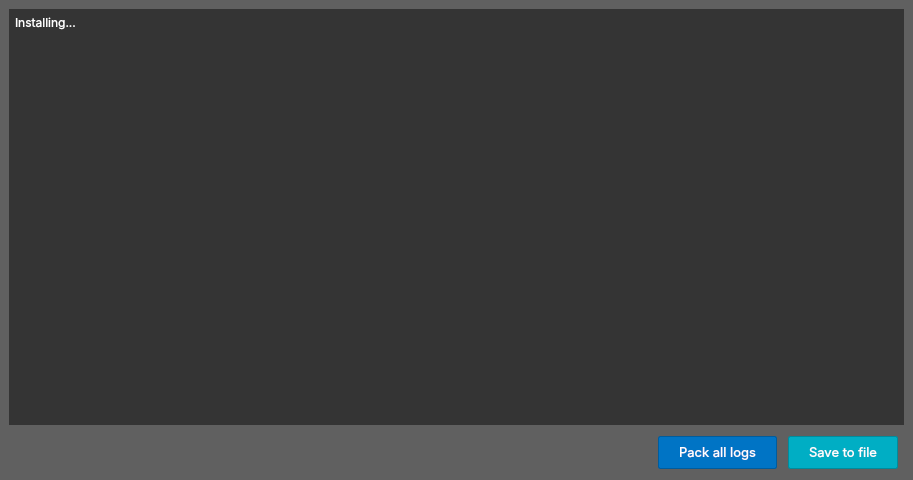
<?xml version="1.0" encoding="UTF-8"?>
<ui version="4.0">
 <class>MainWindow</class>
 <widget class="QMainWindow" name="MainWindow">
  <property name="geometry">
   <rect>
    <x>0</x>
    <y>0</y>
    <width>913</width>
    <height>480</height>
   </rect>
  </property>
  <property name="sizePolicy">
   <sizepolicy hsizetype="Expanding" vsizetype="Expanding">
    <horstretch>0</horstretch>
    <verstretch>0</verstretch>
   </sizepolicy>
  </property>
  <property name="font">
   <font>
    <family>SF Pro Display</family>
   </font>
  </property>
  <property name="windowTitle">
   <string>Report</string>
  </property>
  <property name="styleSheet">
   <string notr="true">background: #606060;</string>
  </property>
  <property name="unifiedTitleAndToolBarOnMac">
   <bool>false</bool>
  </property>
  <widget class="QWidget" name="main">
   <property name="sizePolicy">
    <sizepolicy hsizetype="Expanding" vsizetype="Expanding">
     <horstretch>0</horstretch>
     <verstretch>0</verstretch>
    </sizepolicy>
   </property>
   <property name="minimumSize">
    <size>
     <width>620</width>
     <height>420</height>
    </size>
   </property>
   <property name="font">
    <font>
     <family>SF Pro Display</family>
    </font>
   </property>
   <property name="styleSheet">
    <string notr="true"/>
   </property>
   <layout class="QHBoxLayout" name="horizontalLayout">
    <property name="spacing">
     <number>0</number>
    </property>
    <property name="leftMargin">
     <number>0</number>
    </property>
    <property name="topMargin">
     <number>0</number>
    </property>
    <property name="rightMargin">
     <number>0</number>
    </property>
    <property name="bottomMargin">
     <number>0</number>
    </property>
    <item>
     <widget class="QWidget" name="contents" native="true">
      <property name="font">
       <font>
        <family>SF Pro Display</family>
       </font>
      </property>
      <property name="styleSheet">
       <string notr="true"/>
      </property>
      <layout class="QVBoxLayout" name="verticalLayout">
       <property name="spacing">
        <number>0</number>
       </property>
       <property name="leftMargin">
        <number>0</number>
       </property>
       <property name="topMargin">
        <number>0</number>
       </property>
       <property name="rightMargin">
        <number>0</number>
       </property>
       <property name="bottomMargin">
        <number>0</number>
       </property>
       <item>
        <widget class="QWidget" name="container_styled" native="true">
         <property name="font">
          <font>
           <family>SF Pro Display</family>
           <pointsize>10</pointsize>
          </font>
         </property>
         <property name="styleSheet">
          <string notr="true"/>
         </property>
         <layout class="QGridLayout" name="gridLayout">
          <property name="bottomMargin">
           <number>0</number>
          </property>
          <item row="0" column="0">
           <widget class="QTextEdit" name="progress_log">
            <property name="minimumSize">
             <size>
              <width>0</width>
              <height>0</height>
             </size>
            </property>
            <property name="font">
             <font>
              <family>SF Pro Display</family>
              <pointsize>9</pointsize>
             </font>
            </property>
            <property name="autoFillBackground">
             <bool>true</bool>
            </property>
            <property name="styleSheet">
             <string notr="true">QTextEdit {
  margin: 0;
  padding: 1px;
  color: white;
  background: #343434;
  border: 1 solid #343434;
}</string>
            </property>
            <property name="inputMethodHints">
             <set>Qt::ImhMultiLine</set>
            </property>
            <property name="frameShape">
             <enum>QFrame::StyledPanel</enum>
            </property>
            <property name="frameShadow">
             <enum>QFrame::Plain</enum>
            </property>
            <property name="verticalScrollBarPolicy">
             <enum>Qt::ScrollBarAsNeeded</enum>
            </property>
            <property name="horizontalScrollBarPolicy">
             <enum>Qt::ScrollBarAsNeeded</enum>
            </property>
            <property name="sizeAdjustPolicy">
             <enum>QAbstractScrollArea::AdjustIgnored</enum>
            </property>
            <property name="lineWrapMode">
             <enum>QTextEdit::NoWrap</enum>
            </property>
            <property name="html">
             <string notr="true">&lt;!DOCTYPE HTML PUBLIC &quot;-//W3C//DTD HTML 4.0//EN&quot; &quot;http://www.w3.org/TR/REC-html40/strict.dtd&quot;&gt;
&lt;html&gt;&lt;head&gt;&lt;meta name=&quot;qrichtext&quot; content=&quot;1&quot; /&gt;&lt;style type=&quot;text/css&quot;&gt;
p, li { white-space: pre-wrap; }
&lt;/style&gt;&lt;/head&gt;&lt;body style=&quot; font-family:'SF Pro Display'; font-size:9pt; font-weight:400; font-style:normal;&quot;&gt;
&lt;p style=&quot; margin-top:0px; margin-bottom:0px; margin-left:0px; margin-right:0px; -qt-block-indent:0; text-indent:0px;&quot;&gt;Installing...&lt;/p&gt;&lt;/body&gt;&lt;/html&gt;</string>
            </property>
           </widget>
          </item>
         </layout>
        </widget>
       </item>
       <item>
        <widget class="QWidget" name="widget" native="true">
         <property name="sizePolicy">
          <sizepolicy hsizetype="Preferred" vsizetype="Fixed">
           <horstretch>0</horstretch>
           <verstretch>0</verstretch>
          </sizepolicy>
         </property>
         <property name="font">
          <font>
           <family>SF Pro Display</family>
          </font>
         </property>
         <property name="styleSheet">
          <string notr="true"/>
         </property>
         <layout class="QHBoxLayout" name="horizontalLayout_3">
          <property name="spacing">
           <number>11</number>
          </property>
          <property name="topMargin">
           <number>11</number>
          </property>
          <property name="rightMargin">
           <number>15</number>
          </property>
          <property name="bottomMargin">
           <number>11</number>
          </property>
          <item>
           <spacer name="horizontalSpacer">
            <property name="font">
             <font>
              <family>SF Pro Display</family>
             </font>
            </property>
            <property name="orientation">
             <enum>Qt::Horizontal</enum>
            </property>
            <property name="sizeHint" stdset="0">
             <size>
              <width>40</width>
              <height>20</height>
             </size>
            </property>
           </spacer>
          </item>
          <item>
           <widget class="QPushButton" name="action_btn2">
            <property name="sizePolicy">
             <sizepolicy hsizetype="Fixed" vsizetype="Fixed">
              <horstretch>0</horstretch>
              <verstretch>0</verstretch>
             </sizepolicy>
            </property>
            <property name="font">
             <font>
              <family>SF Pro Display</family>
              <pointsize>10</pointsize>
             </font>
            </property>
            <property name="cursor">
             <cursorShape>PointingHandCursor</cursorShape>
            </property>
            <property name="layoutDirection">
             <enum>Qt::LeftToRight</enum>
            </property>
            <property name="autoFillBackground">
             <bool>false</bool>
            </property>
            <property name="styleSheet">
             <string notr="true">QPushButton {
  color: white;
  padding: 7px 20px;
  background: #0074c5;
  border: 1px solid #005c9d;
  border-radius: 2px;
}
QPushButton:pressed {
  background: rgb(0, 97, 162);
}</string>
            </property>
            <property name="text">
             <string>Pack all logs</string>
            </property>
           </widget>
          </item>
          <item>
           <widget class="QPushButton" name="action_btn">
            <property name="sizePolicy">
             <sizepolicy hsizetype="Fixed" vsizetype="Fixed">
              <horstretch>0</horstretch>
              <verstretch>0</verstretch>
             </sizepolicy>
            </property>
            <property name="font">
             <font>
              <family>SF Pro Display</family>
              <pointsize>10</pointsize>
             </font>
            </property>
            <property name="cursor">
             <cursorShape>PointingHandCursor</cursorShape>
            </property>
            <property name="layoutDirection">
             <enum>Qt::LeftToRight</enum>
            </property>
            <property name="autoFillBackground">
             <bool>false</bool>
            </property>
            <property name="styleSheet">
             <string notr="true">QPushButton {
  color: white;
  padding: 7px 20px;
  background: #00aec4;
  border: 1px solid #008b9c;
  border-radius: 2px;
}
QPushButton:pressed {
  background: rgb(0, 156, 173);
}</string>
            </property>
            <property name="text">
             <string>Save to file</string>
            </property>
           </widget>
          </item>
         </layout>
        </widget>
       </item>
      </layout>
     </widget>
    </item>
   </layout>
  </widget>
 </widget>
 <tabstops>
  <tabstop>action_btn</tabstop>
 </tabstops>
 <resources>
  <include location="resources.qrc"/>
 </resources>
 <connections/>
</ui>
